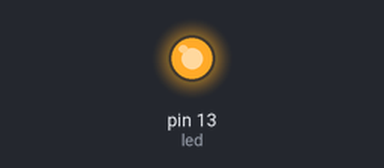
This sketch was run on a simulated Arduino Uno, built with avr-gcc and run on an emulated ATmega328P. Parts: output pins drawn as LEDs (lit = HIGH).

Above: at 0.1 s.
At 1.1 s:
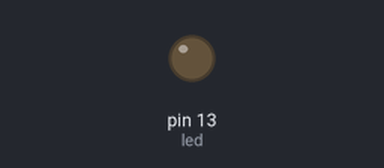
At 16.5 s:
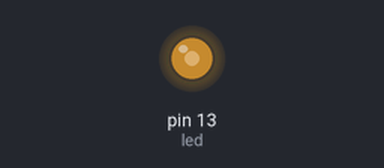
Timing chart, 0 to 40.0 s (numbered marks = the images above):
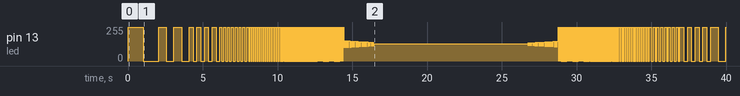

The sketch:

Blinky_VariableTimeRepeat.ino
```cpp
/*
 Blinky fuction with infinite loop
 This example using a blinky function to cycle an LED on and off.
 Written by: Joshua Beckmann 2012
 Creative Commons Attribution 3.0 Unported

 */

int led = 13;           // the built-in LED
int time = 0;
int repeat = 0;

// the setup routine runs once when you press reset:
void setup()  {
  // declare pin 13 to be an output:
  pinMode(led, OUTPUT);
}


//Blinky function takes parameters "time" for both on and off and "repeat"
void onoff (int time, int repeat) {
	int count;
	int var = 0;
	count = 0;
   while(var < repeat){
	digitalWrite(led, HIGH);   // turn the LED on
	delay(time);               // wait for a second

	digitalWrite(led, LOW);    // turn the LED off
	delay(time);               // wait for a second
var++;
}
}


// the loop routine calls the onoff function (1st) with progressively faster and shorter blinks
// (2nd) with progressively slower and longer blinks
// loop counts up and then down

void loop()
{
  int x = -1;       //initialize loop interval var
  int repeat = 0;  //initialize repeat and time vars
  int time = 0;

  for (int i = 0; i > -1; i = i+x){ // loop creates exponentially faster blinks, repeated exponentially more times, until reversed
      repeat = pow(2,i);
      time = 1024/repeat;
      onoff (time, repeat);
      if (i == 10 || i == 0) x =x*-1;  // switch direction at 10 and 0
      ;
   }
}
```

Measured:
- by itself, pin 13 (led): 0/255 → 255/255 at 0.00 s, → 0/255 1.0 s later, → 255/255 1.0 s later, → 0/255 0.51 s later, … (608 changes in this stretch)
